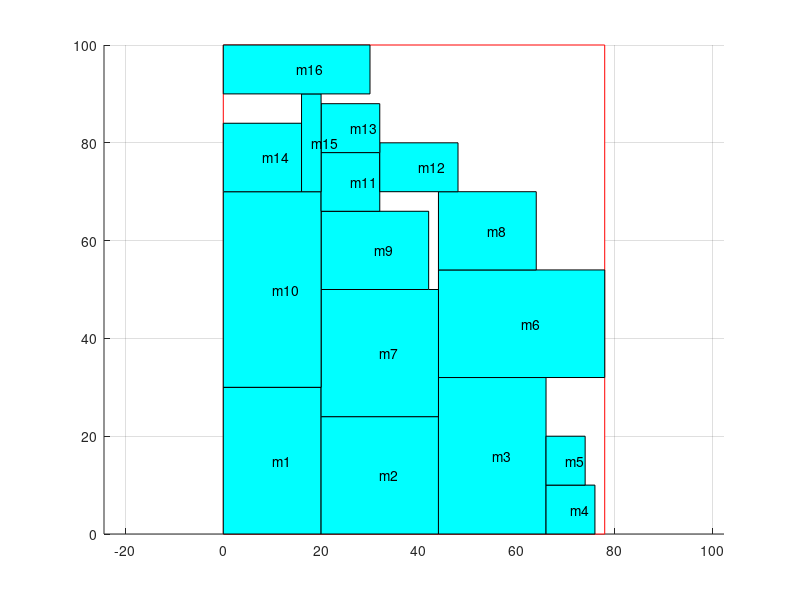

Write the MATLAB code that produced this figure.
axis equal;
hold on
grid on
% area range
block_x=[ 0 0 78 78 0];
block_y=[ 0 100 100 0 0];
fill(block_x,block_y,'w','Edgecolor','r');
% block location
block_x=[ 0 0 20 20 0 ];
block_y=[ 0 30 30 0 0 ];
fill(block_x,block_y,'c');
text(10,15,'m1');
block_x=[ 20 20 44 44 20 ];
block_y=[ 0 24 24 0 0 ];
fill(block_x,block_y,'c');
text(32,12,'m2');
block_x=[ 44 44 66 66 44 ];
block_y=[ 0 32 32 0 0 ];
fill(block_x,block_y,'c');
text(55,16,'m3');
block_x=[ 66 66 76 76 66 ];
block_y=[ 0 10 10 0 0 ];
fill(block_x,block_y,'c');
text(71,5,'m4');
block_x=[ 66 66 74 74 66 ];
block_y=[ 10 20 20 10 10 ];
fill(block_x,block_y,'c');
text(70,15,'m5');
block_x=[ 44 44 78 78 44 ];
block_y=[ 32 54 54 32 32 ];
fill(block_x,block_y,'c');
text(61,43,'m6');
block_x=[ 20 20 44 44 20 ];
block_y=[ 24 50 50 24 24 ];
fill(block_x,block_y,'c');
text(32,37,'m7');
block_x=[ 44 44 64 64 44 ];
block_y=[ 54 70 70 54 54 ];
fill(block_x,block_y,'c');
text(54,62,'m8');
block_x=[ 20 20 42 42 20 ];
block_y=[ 50 66 66 50 50 ];
fill(block_x,block_y,'c');
text(31,58,'m9');
block_x=[ 0 0 20 20 0 ];
block_y=[ 30 70 70 30 30 ];
fill(block_x,block_y,'c');
text(10,50,'m10');
block_x=[ 20 20 32 32 20 ];
block_y=[ 66 78 78 66 66 ];
fill(block_x,block_y,'c');
text(26,72,'m11');
block_x=[ 32 32 48 48 32 ];
block_y=[ 70 80 80 70 70 ];
fill(block_x,block_y,'c');
text(40,75,'m12');
block_x=[ 20 20 32 32 20 ];
block_y=[ 78 88 88 78 78 ];
fill(block_x,block_y,'c');
text(26,83,'m13');
block_x=[ 0 0 16 16 0 ];
block_y=[ 70 84 84 70 70 ];
fill(block_x,block_y,'c');
text(8,77,'m14');
block_x=[ 16 16 20 20 16 ];
block_y=[ 70 90 90 70 70 ];
fill(block_x,block_y,'c');
text(18,80,'m15');
block_x=[ 0 0 30 30 0 ];
block_y=[ 90 100 100 90 90 ];
fill(block_x,block_y,'c');
text(15,95,'m16');
